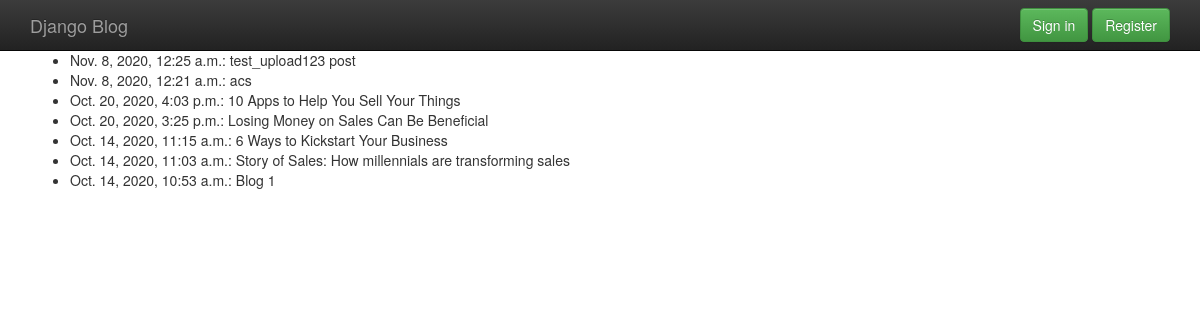
Page /archive/ on the committed database.
### blog/models.py (models this page shows, shortened)
class Post(models.Model):
	title=models.CharField(max_length=100)
	content=models.TextField()
	date_posted=models.DateTimeField(default=timezone.now)
	author=models.ForeignKey(User, on_delete=models.CASCADE)

### blog/templates/blog/post_archive.html (shortened to what this page needs)
{% extends "blog/base.html" %}
{% load crispy_forms_tags %}
{% block content %}
<div class="container">
  <section>
    <ul>
      {% for post in latest %}
        <li>{{ post.date_posted }}: {{ post.title}}</li>
      {% endfor %}
    </ul>
  </section>
</div>
{% endblock %}

### blog/templates/blog/base.html (style rules this page uses)
body { padding-top: 50px; padding-bottom: 20px; }

### rows in the picture
Post: date_posted "Nov. 8, 2020, 12:25 a.m.", title "test_upload123 post"
Post: date_posted "Nov. 8, 2020, 12:21 a.m.", title "acs"
Post: date_posted "Oct. 20, 2020, 4:03 p.m.", title "10 Apps to Help You Sell Your Things"
Post: date_posted "Oct. 20, 2020, 3:25 p.m.", title "Losing Money on Sales Can Be Beneficial"
Post: date_posted "Oct. 14, 2020, 11:15 a.m.", title "6 Ways to Kickstart Your Business"
Post: date_posted "Oct. 14, 2020, 11:03 a.m.", title "Story of Sales: How millennials are transforming sales"
Post: date_posted "Oct. 14, 2020, 10:53 a.m.", title "Blog 1"
